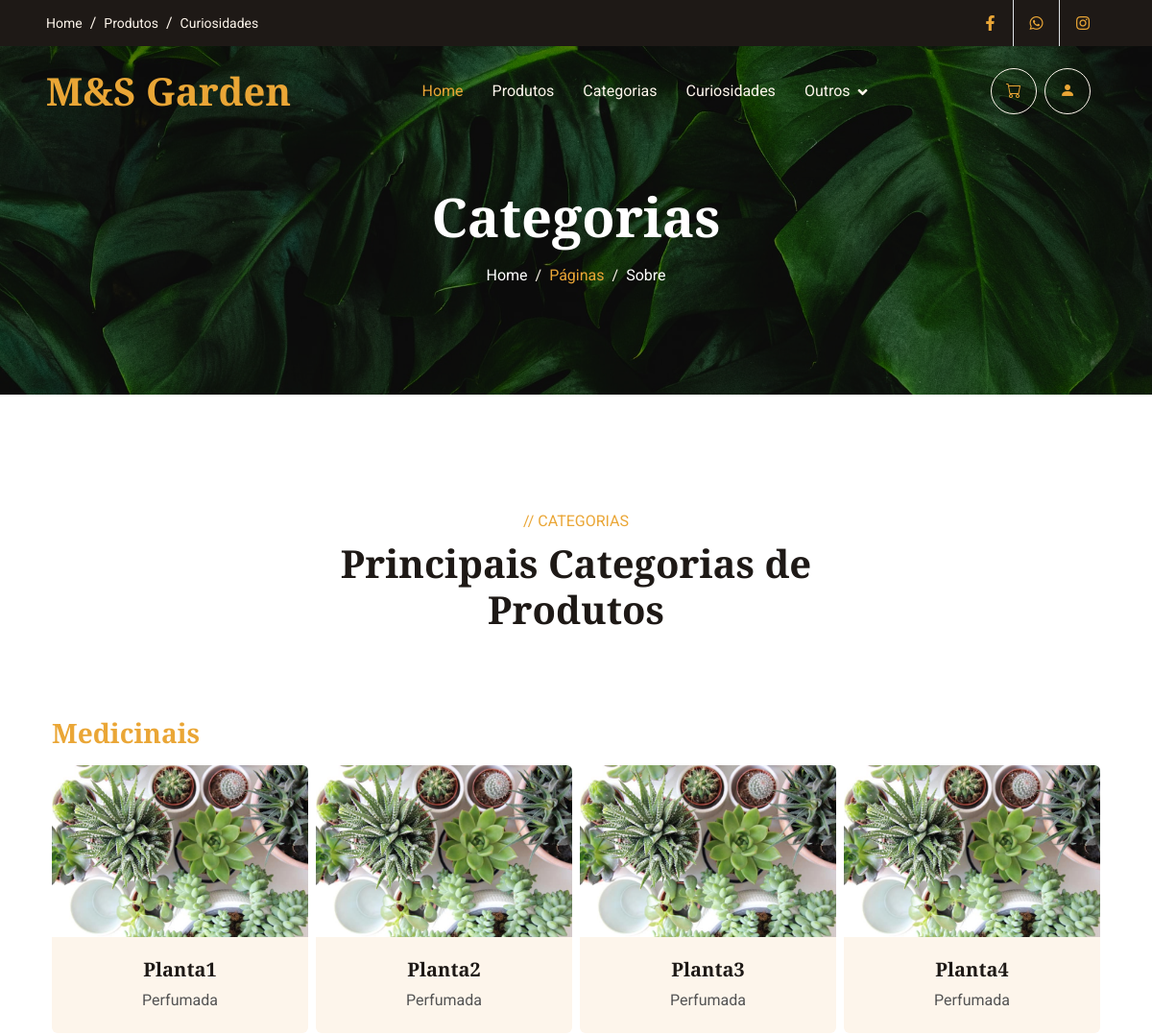
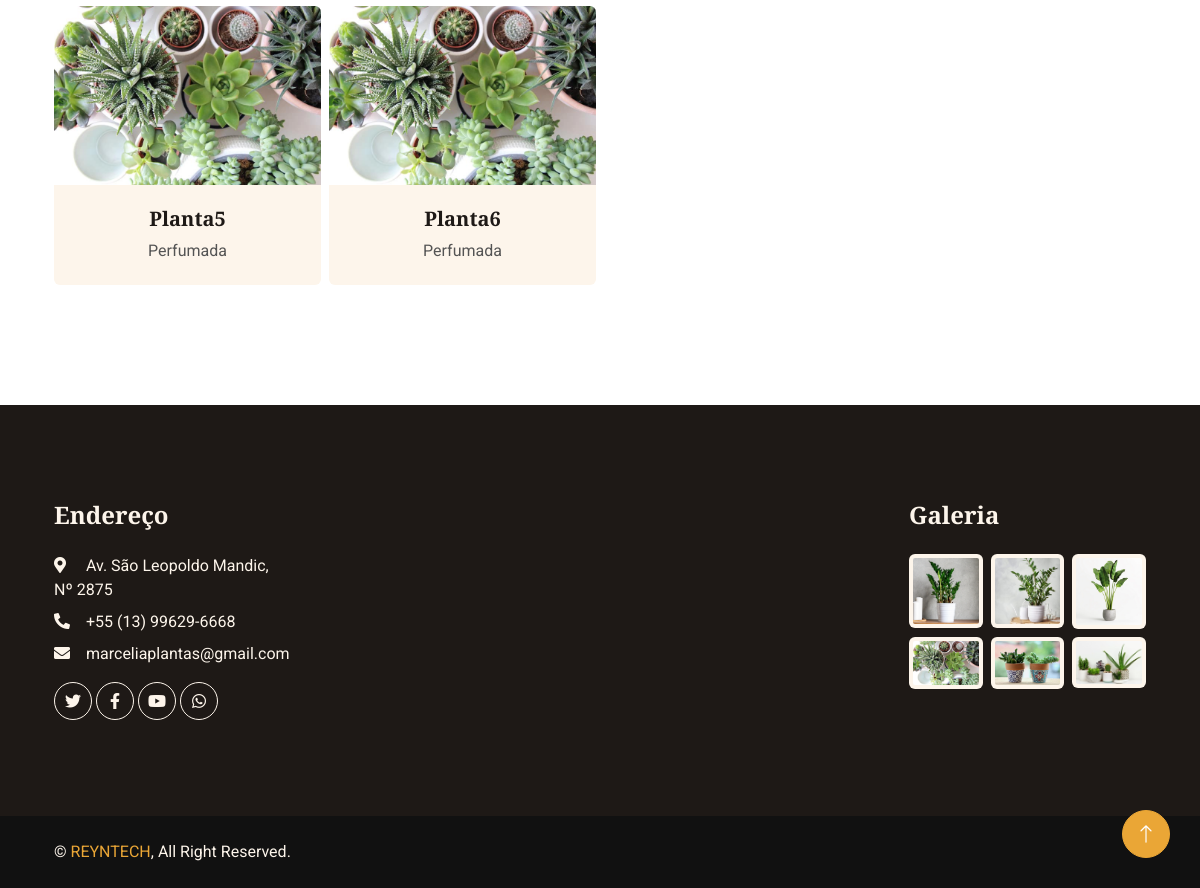
/pags/categorias.php, run on the app's committed database (2 pictures, top to bottom).
### tables this page shows
CREATE TABLE IF NOT EXISTS tb_produto (
  cd_produto INT NOT NULL AUTO_INCREMENT,
  nm_produto VARCHAR(45) NOT NULL,
  vl_preco DECIMAL(9,2) NOT NULL,
  ds_produto LONGTEXT NOT NULL,
  qtd_produto INT NOT NULL,
  ft_produto_principal VARCHAR(100) NULL,  
  ft_produto_secundario1 VARCHAR(100) NULL,
  ft_produto_secundario2 VARCHAR(100) NULL,
  ft_produto_secundario3 VARCHAR(100) NULL,
  PRIMARY KEY (cd_produto),
  
  id_categoria INT NOT NULL,
  
  FOREIGN KEY (id_categoria)
  REFERENCES tb_categoria (cd_categoria)
);

### pags/categorias.php (the view, shortened to what this page needs)
<!DOCTYPE html>
<html lang="pt-BR">
<head>
    <link href="https://cdnjs.cloudflare.com/ajax/libs/font-awesome/5.10.0/css/all.min.css" rel="stylesheet">
    <link href="https://cdn.jsdelivr.net/npm/bootstrap-icons@1.4.1/font/bootstrap-icons.css" rel="stylesheet">
    <link href="../lib/animate/animate.min.css" rel="stylesheet">
    <link href="../lib/owlcarousel/assets/owl.carousel.min.css" rel="stylesheet">
    <link href="https://cdn.jsdelivr.net/npm/bootstrap@5.2.1/dist/css/bootstrap.min.css" rel="stylesheet">
    <link href="../css/bootstrap.min.css" rel="stylesheet">
    <link href="../css/style.css" rel="stylesheet">
</head>
<body>
    <div class="container-fluid top-bar bg-dark text-light px-0 wow fadeIn" data-wow-delay="0.1s">
        <div class="row gx-0 align-items-center d-none d-lg-flex">
            <div class="col-lg-6 px-5 text-start">
                <ol class="breadcrumb mb-0">
                    <li class="breadcrumb-item"><a class="small text-light" href="#">Home</a></li>
                    <li class="breadcrumb-item"><a class="small text-light" href="#">Produtos</a></li>
                    <li class="breadcrumb-item"><a class="small text-light" href="#">Curiosidades</a></li>
                </ol>
            </div>
            <div class="col-lg-6 px-5 text-end">
                <div class="h-100 d-inline-flex align-items-center">
                    <a class="btn-lg-square text-primary border-end rounded-0" href=""><i class="fab fa-facebook-f"></i></a>
                    <a class="btn-lg-square text-primary border-end rounded-0" href=""><i class="fab fa-whatsapp"></i></a>
                    <a class="btn-lg-square text-primary pe-0" href=""><i class="fab fa-instagram"></i></a>
                </div>
            </div>
        </div>
    </div>
    <?php
        include("navbar.php");
    ?>
    <div class="container-fluid page-header py-6 wow fadeIn" data-wow-delay="0.1s">
        <div class="container text-center pt-5 pb-3">
            <h1 class="display-4 text-white animated slideInDown mb-3">Categorias</h1>
            <nav aria-label="breadcrumb animated slideInDown">
                <ol class="breadcrumb justify-content-center mb-0">
                    <li class="breadcrumb-item"><a class="text-white" href="#">Home</a></li>
                    <li class="breadcrumb-item"><a class="text-primary" href="#">Páginas</a></li>
                    <li class="breadcrumb-item text-white" aria-current="page">Sobre</li>
                </ol>
            </nav>
        </div>
    </div>
    <div class="container-xxl py-4">
        <div class="container">
            <div class="text-center mx-auto mb-5 wow fadeInUp" data-wow-delay="0.1s" style="max-width: 500px;">
                <p class="text-primary text-uppercase mb-2">// Categorias</p>
                <h1 class="display-6 mb-4">Principais Categorias de Produtos</h1>
            </div>
            <div class="row g-2">
                <h3 class="text-primary mt-5 wow fadeInUp" data-wow-delay="0.5s">Medicinais</h3>
                <?php
                    include_once("../php/conexao.php");
                    $sql = "SELECT cd_produto, nm_produto, vl_preco, ds_produto, ft_produto_principal, id_categoria FROM tb_produto WHERE id_categoria = 1";
                    $result = mysqli_query($mysqli, $sql);
                    while ($row = mysqli_fetch_assoc($result)) {
                    echo '
                        <div class="col-lg-3 col-md-6 wow fadeInUp" data-wow-delay="0.5s">
                            <div class="team-item text-center rounded overflow-hidden">
                                <img class="img-fluid" src="../admin/db_admin/'.$row['ft_produto_principal'].'" alt="">
                                <div class="team-text">
                                    <div class="team-title">
                                        <h5>'.$row['nm_produto'].'</h5>
                                        <span>'.$row['ds_produto'].'</span>
                                    </div>
                                    <div class="team-social">';
                                    echo  '<div class="text-center mb-4"><a class="btn btn-md btn-outline-light bg-primary p-2" href="carrinho.php?acao=add&id=' . $row['cd_produto'] . '">COMPRAR</a></div>
                                    </div>
                                </div>
                            </div>
                        </div>';
                    }
                    ?>
                </div>
            </div>
        </div>
    <?php include('footer2.php'); ?>
</body>
</html>

### pags/navbar.php (shortened to what this page needs)
<nav class="navbar navbar-expand-lg navbar-dark fixed-top py-lg-0 px-lg-5 wow fadeIn" data-wow-delay="0.1s">
    <a href="../index.php" class="navbar-brand ms-4 ms-lg-0">
        <h1 class="text-primary m-0">M&S Garden</h1>
    </a>
    <div class="collapse navbar-collapse" id="navbarCollapse">
        <div class="navbar-nav mx-auto p-4 p-lg-0">
            <a href="../index.php" class="nav-item nav-link active">Home</a>
            <a href="pag_produtos.php" class="nav-item nav-link">Produtos</a>
            <a href="categorias.php" class="nav-item nav-link">Categorias</a>
            <a href="curiosidades.php" class="nav-item nav-link">Curiosidades</a>
            <div class="nav-item dropdown">
                <a href="#" class="nav-link dropdown-toggle" data-bs-toggle="dropdown">Outros</a>
            </div>
        </div>
        <div class="d-none d-lg-flex">
            <a href="carrinho.php" >
                <div class="flex-shrink-0 btn-lg-square border border-light rounded-circle mx-2"><i class="bi bi-cart text-primary"></i></div>
            </a>
            <?php
                if (!isset($_SESSION['email']) && !isset($_SESSION['senha'])) {
                    echo '
                        <a href="login.php">
                            <div class="flex-shrink-0 btn-lg-square border border-light rounded-circle"><i class="bi bi-person-fill text-primary"></i></div>
                        </a>
                    ';
                }
            ?>
            <div class="ps-3">
            </div>
        </div>
    </div>
</nav>

### pags/footer2.php (shortened to what this page needs)
<div class="container-fluid bg-dark text-light footer my-6 mb-0 py-5 wow fadeIn" data-wow-delay="0.1s">
        <div class="container py-5">
            <div class="row g-5">
                <div class="col-lg-3 col-md-6">
                    <h4 class="text-light mb-4">Endereço</h4>
                    <p class="mb-2"><i class="fa fa-map-marker-alt me-3"></i> Av. São Leopoldo Mandic, Nº 2875</p>
                    <p class="mb-2"><i class="fa fa-phone-alt me-3"></i>+55 (13) 99629-6668</p>
                    <p class="mb-2"><i class="fa fa-envelope me-3"></i>marceliaplantas@gmail.com</p>
                    <div class="d-flex pt-2">
                        <a class="btn btn-square btn-outline-light rounded-circle me-1" href=""><i class="fab fa-twitter"></i></a>
                        <a class="btn btn-square btn-outline-light rounded-circle me-1" href=""><i class="fab fa-facebook-f"></i></a>
                        <a class="btn btn-square btn-outline-light rounded-circle me-1" href=""><i class="fab fa-youtube"></i></a>
                        <a class="btn btn-square btn-outline-light rounded-circle me-0" href=""><i class="fab fa-whatsapp"></i></a>
                    </div>
                </div>
                <div class="col-lg-3 col-md-6"></div>
                <div class="col-lg-3 col-md-6"></div>
                <div class="col-lg-3 col-md-6">
                    <h4 class="text-light mb-4">Galeria</h4>
                    <div class="row g-2">
                        <div class="col-4">
                            <img class="img-fluid bg-light rounded p-1" src="../img/2.jpg" alt="Image">
                        </div>
                        <div class="col-4">
                            <img class="img-fluid bg-light rounded p-1" src="../img/13.jpg" alt="Image">
                        </div>
                        <div class="col-4">
                            <img class="img-fluid bg-light rounded p-1" src="../img/inicio.PNG" alt="Image">
                        </div>
                        <div class="col-4">
                            <img class="img-fluid bg-light rounded p-1" src="../img/8.jpg" alt="Image">
                        </div>
                        <div class="col-4">
                            <img class="img-fluid bg-light rounded p-1" src="../img/9.jpg" alt="Image">
                        </div>
                        <div class="col-4">
                            <img class="img-fluid bg-light rounded p-1" src="../img/14.PNG" alt="Image">
                        </div>
                    </div>
                </div>
            </div>
        </div>
    </div>
    <div class="container-fluid copyright text-light py-4 wow fadeIn" data-wow-delay="0.1s">
        <div class="container">
            <div class="row">
                <div class="col-md-6 text-center text-md-start mb-3 mb-md-0">
                    &copy; <a href="#">REYNTECH</a>, All Right Reserved.
                </div>
            </div>
        </div>
    </div>
    <a href="#" class="btn btn-lg btn-primary btn-lg-square rounded-circle back-to-top"><i class="bi bi-arrow-up"></i></a>
</body>
</html>

### css/style.css (style rules this page uses)
:root { --primary: #eaa636 !important; --secondary: #545454 !important; --light: #FDF5EB !important; --dark: #0c0c0b !important; }
body { overflow-x: hidden !important; }
h4, h5, h6, .h4, .h5, .h6 { font-weight: 600 !important; }
.py-6 { padding-top: 6rem; padding-bottom: 6rem; }
.my-6 { margin-top: 6rem; margin-bottom: 6rem; }
.back-to-top { position: fixed; display: none; right: 30px; bottom: 30px; z-index: 99; }
.btn { font-weight: 500; transition: .5s; }
.btn.btn-primary { color: #FFFFFF; }
.btn-square { width: 38px; height: 38px; }
.btn-lg-square { width: 48px; height: 48px; }
.btn-square, .btn-sm-square, .btn-lg-square { padding: 0; display: flex; align-items: center; justify-content: center; font-weight: normal; }
.navbar .dropdown-toggle::after { border: none; content: "\f107"; font-family: "Font Awesome 5 Free"; font-weight: 900; vertical-align: middle; margin-left: 8px; }
.navbar .navbar-nav .nav-link { padding: 35px 15px; color: var(--light); outline: none; }
.navbar .navbar-nav .nav-link:hover, .navbar .navbar-nav .nav-link.active { color: var(--primary); }
.navbar.fixed-top { transition: .5s; }
.page-header { margin-bottom: 6rem; background: linear-gradient(rgba(0, 0, 0, .5), rgba(0, 0, 0, .5)), url(../img/12.jpg) center center no-repeat; background-size: cover; }
.breadcrumb-item+.breadcrumb-item::before { color: var(--light); }
.team-item .team-text { position: relative; height: 100px; overflow: hidden; }
.team-item .team-title { position: absolute; width: 100%; height: 100%; top: 0; left: 0; display: flex; flex-direction: column; align-items: center; justify-content: center; background: var(--light); transition: .5s; }
.copyright { background: #111111; }
.copyright a { color: var(--primary); }

### data on the page
tb_produto: ft_produto_principal (picture), nm_produto "Planta1", ds_produto "Perfumada"
tb_produto: ft_produto_principal (picture), nm_produto "Planta2", ds_produto "Perfumada"
tb_produto: ft_produto_principal (picture), nm_produto "Planta3", ds_produto "Perfumada"
tb_produto: ft_produto_principal (picture), nm_produto "Planta4", ds_produto "Perfumada"
tb_produto: ft_produto_principal (picture), nm_produto "Planta5", ds_produto "Perfumada"
tb_produto: ft_produto_principal (picture), nm_produto "Planta6", ds_produto "Perfumada"
